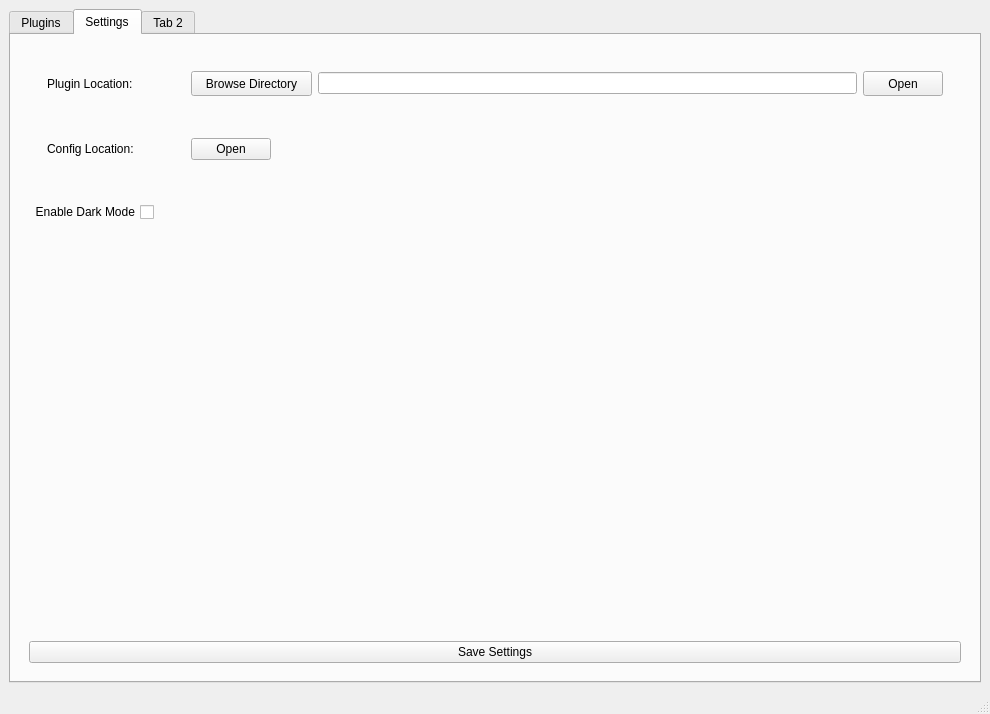
<?xml version="1.0" encoding="UTF-8"?>
<ui version="4.0">
 <class>MainWindow</class>
 <widget class="QMainWindow" name="MainWindow">
  <property name="geometry">
   <rect>
    <x>0</x>
    <y>0</y>
    <width>990</width>
    <height>714</height>
   </rect>
  </property>
  <property name="minimumSize">
   <size>
    <width>990</width>
    <height>714</height>
   </size>
  </property>
  <property name="windowTitle">
   <string>MainWindow</string>
  </property>
  <widget class="QWidget" name="centralwidget">
   <layout class="QVBoxLayout" name="verticalLayout_4">
    <item>
     <widget class="QTabWidget" name="tabWidget">
      <property name="minimumSize">
       <size>
        <width>900</width>
        <height>0</height>
       </size>
      </property>
      <property name="currentIndex">
       <number>1</number>
      </property>
      <widget class="QWidget" name="tab_plugins">
       <attribute name="title">
        <string>Plugins</string>
       </attribute>
       <layout class="QHBoxLayout" name="horizontalLayout_2">
        <item>
         <widget class="QWidget" name="widget" native="true">
          <layout class="QVBoxLayout" name="verticalLayout">
           <item>
            <widget class="QWidget" name="widget_12" native="true">
             <layout class="QHBoxLayout" name="horizontalLayout_12">
              <item>
               <widget class="QWidget" name="widget_10" native="true">
                <layout class="QHBoxLayout" name="horizontalLayout_10">
                 <item>
                  <widget class="QLabel" name="label_plugin_mode">
                   <property name="font">
                    <font>
                     <pointsize>15</pointsize>
                    </font>
                   </property>
                   <property name="text">
                    <string>Your Plugins</string>
                   </property>
                  </widget>
                 </item>
                </layout>
               </widget>
              </item>
              <item>
               <widget class="QWidget" name="widget_11" native="true">
                <layout class="QHBoxLayout" name="horizontalLayout_11">
                 <item>
                  <spacer name="verticalSpacer_3">
                   <property name="orientation">
                    <enum>Qt::Vertical</enum>
                   </property>
                   <property name="sizeType">
                    <enum>QSizePolicy::Maximum</enum>
                   </property>
                   <property name="sizeHint" stdset="0">
                    <size>
                     <width>20</width>
                     <height>28</height>
                    </size>
                   </property>
                  </spacer>
                 </item>
                </layout>
               </widget>
              </item>
             </layout>
            </widget>
           </item>
           <item>
            <widget class="QListWidget" name="list_plugin_widget"/>
           </item>
           <item>
            <widget class="QWidget" name="widget_3" native="true">
             <layout class="QHBoxLayout" name="horizontalLayout_3">
              <item>
               <widget class="QPushButton" name="button_load_plugin">
                <property name="text">
                 <string>Load Plugin</string>
                </property>
               </widget>
              </item>
              <item>
               <widget class="QPushButton" name="button_download_plugin">
                <property name="text">
                 <string>Download Plugin</string>
                </property>
               </widget>
              </item>
             </layout>
            </widget>
           </item>
          </layout>
         </widget>
        </item>
        <item>
         <widget class="QWidget" name="widget_2" native="true">
          <layout class="QVBoxLayout" name="verticalLayout_3">
           <item>
            <widget class="QWidget" name="widget_13" native="true">
             <layout class="QHBoxLayout" name="horizontalLayout_13">
              <item>
               <widget class="QWidget" name="widget_14" native="true">
                <layout class="QHBoxLayout" name="horizontalLayout_14">
                 <item>
                  <widget class="QLabel" name="label_plugin_desc">
                   <property name="font">
                    <font>
                     <pointsize>15</pointsize>
                    </font>
                   </property>
                   <property name="text">
                    <string>Description:</string>
                   </property>
                  </widget>
                 </item>
                </layout>
               </widget>
              </item>
              <item>
               <widget class="QWidget" name="widget_15" native="true">
                <layout class="QHBoxLayout" name="horizontalLayout_15">
                 <item>
                  <spacer name="verticalSpacer_4">
                   <property name="orientation">
                    <enum>Qt::Vertical</enum>
                   </property>
                   <property name="sizeType">
                    <enum>QSizePolicy::Maximum</enum>
                   </property>
                   <property name="sizeHint" stdset="0">
                    <size>
                     <width>20</width>
                     <height>28</height>
                    </size>
                   </property>
                  </spacer>
                 </item>
                </layout>
               </widget>
              </item>
             </layout>
            </widget>
           </item>
           <item>
            <widget class="QListWidget" name="list_desc"/>
           </item>
           <item>
            <widget class="QPushButton" name="button_launch_plugin">
             <property name="text">
              <string>Launch Plugin</string>
             </property>
            </widget>
           </item>
           <item>
            <spacer name="verticalSpacer">
             <property name="orientation">
              <enum>Qt::Vertical</enum>
             </property>
             <property name="sizeHint" stdset="0">
              <size>
               <width>20</width>
               <height>40</height>
              </size>
             </property>
            </spacer>
           </item>
          </layout>
         </widget>
        </item>
       </layout>
      </widget>
      <widget class="QWidget" name="tab_settings">
       <attribute name="title">
        <string>Settings</string>
       </attribute>
       <layout class="QVBoxLayout" name="verticalLayout_5">
        <item>
         <widget class="QWidget" name="widget_17" native="true">
          <layout class="QVBoxLayout" name="verticalLayout_2">
           <item>
            <widget class="QWidget" name="widget_18" native="true">
             <layout class="QHBoxLayout" name="horizontalLayout_6">
              <item>
               <widget class="QWidget" name="widget_8" native="true">
                <property name="minimumSize">
                 <size>
                  <width>110</width>
                  <height>30</height>
                 </size>
                </property>
                <layout class="QHBoxLayout" name="horizontalLayout_8">
                 <item>
                  <widget class="QLabel" name="label_plugin_loc">
                   <property name="minimumSize">
                    <size>
                     <width>120</width>
                     <height>0</height>
                    </size>
                   </property>
                   <property name="text">
                    <string>Plugin Location:</string>
                   </property>
                  </widget>
                 </item>
                </layout>
               </widget>
              </item>
              <item>
               <widget class="QWidget" name="widget_5" native="true">
                <layout class="QHBoxLayout" name="horizontalLayout_5">
                 <item>
                  <widget class="QPushButton" name="button_plugin_loc">
                   <property name="minimumSize">
                    <size>
                     <width>121</width>
                     <height>25</height>
                    </size>
                   </property>
                   <property name="text">
                    <string>Browse Directory</string>
                   </property>
                  </widget>
                 </item>
                 <item>
                  <widget class="QLineEdit" name="lineEdit_plugin_loc"/>
                 </item>
                 <item>
                  <widget class="QPushButton" name="button_open_plugin">
                   <property name="minimumSize">
                    <size>
                     <width>80</width>
                     <height>25</height>
                    </size>
                   </property>
                   <property name="text">
                    <string>Open</string>
                   </property>
                  </widget>
                 </item>
                </layout>
               </widget>
              </item>
             </layout>
            </widget>
           </item>
           <item>
            <widget class="QWidget" name="widget_19" native="true">
             <layout class="QHBoxLayout" name="horizontalLayout_17">
              <item>
               <widget class="QWidget" name="widget_7" native="true">
                <property name="minimumSize">
                 <size>
                  <width>120</width>
                  <height>30</height>
                 </size>
                </property>
                <layout class="QHBoxLayout" name="horizontalLayout">
                 <item>
                  <widget class="QLabel" name="label_config_loc">
                   <property name="minimumSize">
                    <size>
                     <width>120</width>
                     <height>20</height>
                    </size>
                   </property>
                   <property name="text">
                    <string>Config Location:</string>
                   </property>
                  </widget>
                 </item>
                </layout>
               </widget>
              </item>
              <item>
               <widget class="QWidget" name="widget_4" native="true">
                <layout class="QHBoxLayout" name="horizontalLayout_4">
                 <item>
                  <widget class="QPushButton" name="button_open_config">
                   <property name="text">
                    <string>Open</string>
                   </property>
                  </widget>
                 </item>
                </layout>
               </widget>
              </item>
              <item>
               <spacer name="horizontalSpacer_3">
                <property name="orientation">
                 <enum>Qt::Horizontal</enum>
                </property>
                <property name="sizeHint" stdset="0">
                 <size>
                  <width>40</width>
                  <height>20</height>
                 </size>
                </property>
               </spacer>
              </item>
             </layout>
            </widget>
           </item>
          </layout>
         </widget>
        </item>
        <item>
         <widget class="QWidget" name="widget_6" native="true">
          <layout class="QHBoxLayout" name="horizontalLayout_7">
           <item>
            <widget class="QCheckBox" name="checkbox_darkmode">
             <property name="layoutDirection">
              <enum>Qt::RightToLeft</enum>
             </property>
             <property name="text">
              <string>Enable Dark Mode</string>
             </property>
             <property name="tristate">
              <bool>false</bool>
             </property>
            </widget>
           </item>
           <item>
            <spacer name="horizontalSpacer">
             <property name="orientation">
              <enum>Qt::Horizontal</enum>
             </property>
             <property name="sizeHint" stdset="0">
              <size>
               <width>549</width>
               <height>20</height>
              </size>
             </property>
            </spacer>
           </item>
          </layout>
         </widget>
        </item>
        <item>
         <spacer name="verticalSpacer_2">
          <property name="orientation">
           <enum>Qt::Vertical</enum>
          </property>
          <property name="sizeHint" stdset="0">
           <size>
            <width>20</width>
            <height>40</height>
           </size>
          </property>
         </spacer>
        </item>
        <item>
         <widget class="QWidget" name="widget_16" native="true">
          <layout class="QHBoxLayout" name="horizontalLayout_16">
           <item>
            <widget class="QPushButton" name="button_save_settings">
             <property name="text">
              <string>Save Settings</string>
             </property>
            </widget>
           </item>
          </layout>
         </widget>
        </item>
       </layout>
      </widget>
      <widget class="QWidget" name="tab_2">
       <attribute name="title">
        <string>Tab 2</string>
       </attribute>
       <layout class="QHBoxLayout" name="horizontalLayout_9">
        <item>
         <widget class="QScrollArea" name="scroll_plugin_container">
          <property name="widgetResizable">
           <bool>true</bool>
          </property>
          <widget class="QWidget" name="scrollAreaWidgetContents">
           <property name="geometry">
            <rect>
             <x>0</x>
             <y>0</y>
             <width>948</width>
             <height>626</height>
            </rect>
           </property>
           <property name="minimumSize">
            <size>
             <width>0</width>
             <height>559</height>
            </size>
           </property>
          </widget>
         </widget>
        </item>
       </layout>
      </widget>
     </widget>
    </item>
   </layout>
  </widget>
  <widget class="QStatusBar" name="statusbar"/>
 </widget>
 <resources/>
 <connections/>
</ui>
